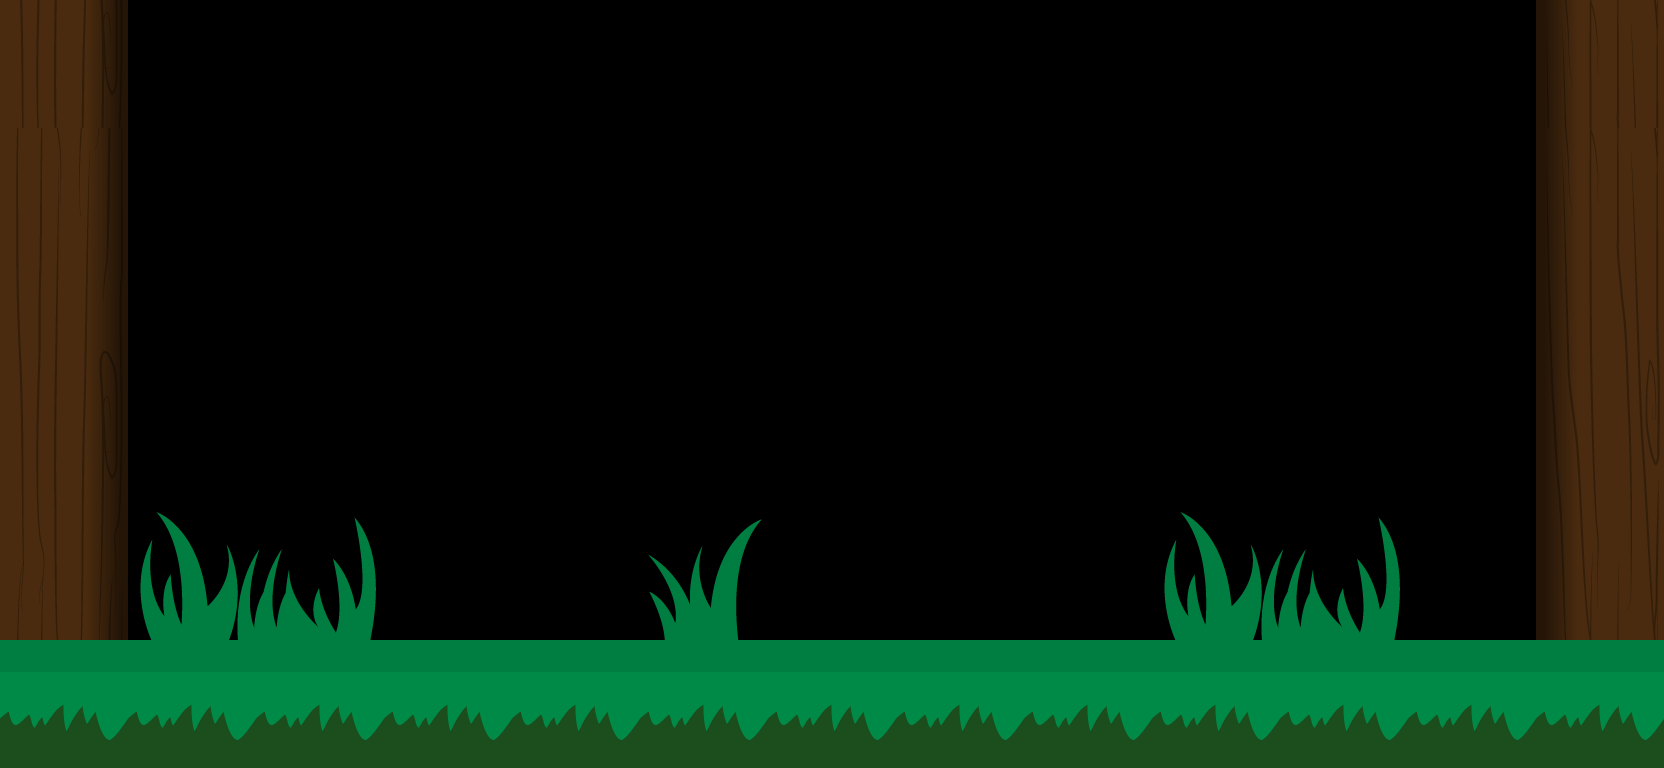

This game map was drawn from its Tiled (.tmx) file and the tilesets committed beside it. A one-line description and the trimmed map source follow:
An orthogonal 13x6 tile map with 128x128 px tiles, 1 tile layer (Tile Layer 1) and 2 objects (player_spawn, door).

<map version="1.0" orientation="orthogonal" width="13" height="6" tilewidth="128" tileheight="128">
 <tileset firstgid="1" name="default" tilewidth="128" tileheight="128">
  <image source="Magic-Forest.png" width="1408" height="1024" />
  <tile id="22">
   <properties>
    <property name="solid" value="true" />
   </properties>
  </tile>
  <tile id="23">
   <properties>
    <property name="solid" value="true" />
   </properties>
  </tile>
 </tileset>
 <layer name="Tile Layer 1" width="13" height="6">
  <data>[78 cells, 28 non-empty, 12 distinct tile ids]</data>
 </layer>
 <objectgroup name="Object Layer 1" width="13" height="6">
  <object type="player_spawn" x="512" y="512" width="128" height="128" />
  <object type="door" x="1024" y="512" width="128" height="128" />
 </objectgroup>
</map>